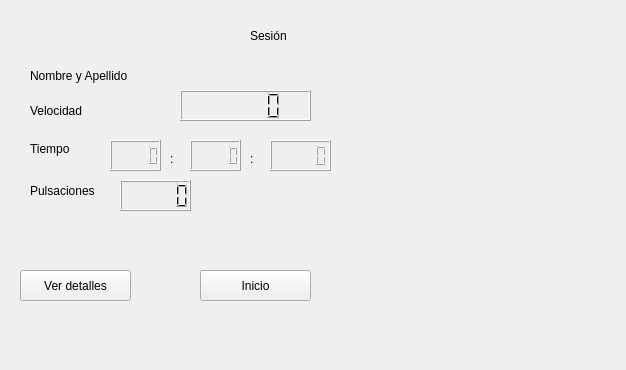
<?xml version="1.0" encoding="UTF-8"?>
<ui version="4.0">
 <class>MainSession</class>
 <widget class="QWidget" name="MainSession">
  <property name="geometry">
   <rect>
    <x>0</x>
    <y>0</y>
    <width>626</width>
    <height>370</height>
   </rect>
  </property>
  <property name="windowTitle">
   <string>Form</string>
  </property>
  <widget class="QLabel" name="label">
   <property name="geometry">
    <rect>
     <x>250</x>
     <y>20</y>
     <width>81</width>
     <height>31</height>
    </rect>
   </property>
   <property name="text">
    <string>Sesión </string>
   </property>
  </widget>
  <widget class="QLabel" name="label_2">
   <property name="geometry">
    <rect>
     <x>30</x>
     <y>60</y>
     <width>141</width>
     <height>31</height>
    </rect>
   </property>
   <property name="text">
    <string>Nombre y Apellido</string>
   </property>
  </widget>
  <widget class="QLabel" name="label_3">
   <property name="geometry">
    <rect>
     <x>30</x>
     <y>100</y>
     <width>91</width>
     <height>21</height>
    </rect>
   </property>
   <property name="text">
    <string>Velocidad</string>
   </property>
  </widget>
  <widget class="QLabel" name="label_4">
   <property name="geometry">
    <rect>
     <x>30</x>
     <y>140</y>
     <width>67</width>
     <height>17</height>
    </rect>
   </property>
   <property name="text">
    <string>Tiempo</string>
   </property>
  </widget>
  <widget class="QLabel" name="label_5">
   <property name="geometry">
    <rect>
     <x>30</x>
     <y>180</y>
     <width>101</width>
     <height>21</height>
    </rect>
   </property>
   <property name="text">
    <string>Pulsaciones</string>
   </property>
  </widget>
  <widget class="QLCDNumber" name="lcdNumber">
   <property name="geometry">
    <rect>
     <x>180</x>
     <y>90</y>
     <width>131</width>
     <height>31</height>
    </rect>
   </property>
  </widget>
  <widget class="QLCDNumber" name="lcdNumber_2">
   <property name="geometry">
    <rect>
     <x>270</x>
     <y>140</y>
     <width>61</width>
     <height>31</height>
    </rect>
   </property>
  </widget>
  <widget class="QLCDNumber" name="lcdNumber_3">
   <property name="geometry">
    <rect>
     <x>190</x>
     <y>140</y>
     <width>51</width>
     <height>31</height>
    </rect>
   </property>
  </widget>
  <widget class="QPushButton" name="pushButton">
   <property name="geometry">
    <rect>
     <x>20</x>
     <y>270</y>
     <width>111</width>
     <height>31</height>
    </rect>
   </property>
   <property name="text">
    <string>Ver detalles</string>
   </property>
  </widget>
  <widget class="QPushButton" name="pushButton_2">
   <property name="geometry">
    <rect>
     <x>200</x>
     <y>270</y>
     <width>111</width>
     <height>31</height>
    </rect>
   </property>
   <property name="text">
    <string>Inicio</string>
   </property>
  </widget>
  <widget class="QLabel" name="label_6">
   <property name="geometry">
    <rect>
     <x>250</x>
     <y>150</y>
     <width>31</width>
     <height>17</height>
    </rect>
   </property>
   <property name="text">
    <string>:</string>
   </property>
  </widget>
  <widget class="QLabel" name="label_7">
   <property name="geometry">
    <rect>
     <x>170</x>
     <y>150</y>
     <width>21</width>
     <height>17</height>
    </rect>
   </property>
   <property name="text">
    <string>:</string>
   </property>
  </widget>
  <widget class="QLCDNumber" name="lcdNumber_4">
   <property name="geometry">
    <rect>
     <x>110</x>
     <y>140</y>
     <width>51</width>
     <height>31</height>
    </rect>
   </property>
  </widget>
  <widget class="QLCDNumber" name="lcdNumber_5">
   <property name="geometry">
    <rect>
     <x>120</x>
     <y>180</y>
     <width>71</width>
     <height>31</height>
    </rect>
   </property>
  </widget>
 </widget>
 <resources/>
 <connections/>
</ui>
